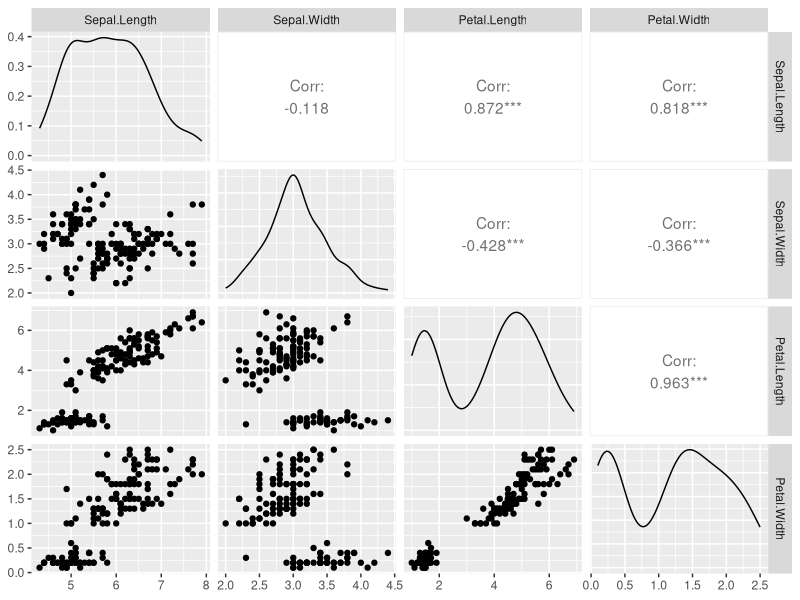
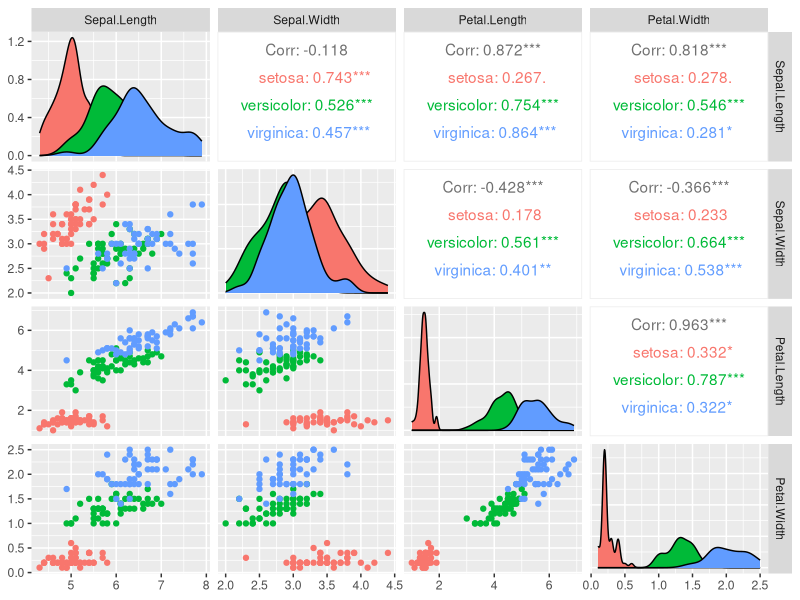
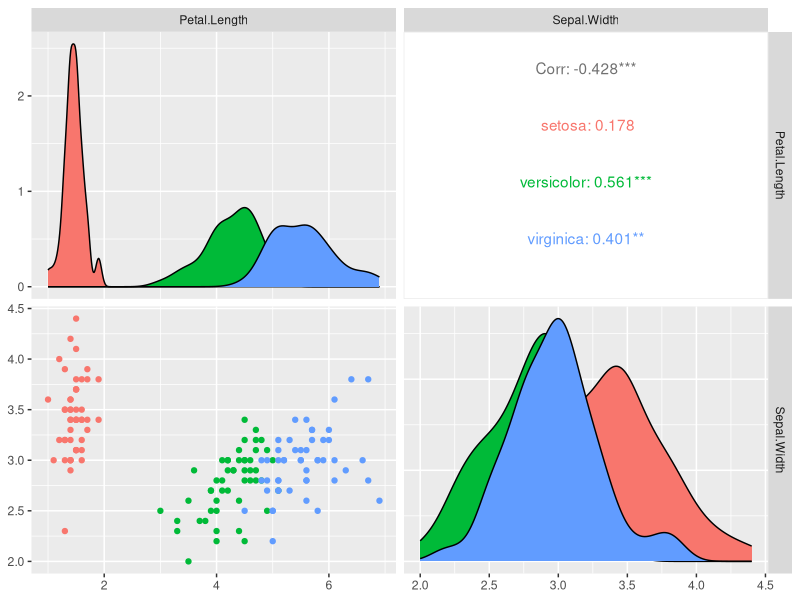

The R source for these figures, in order:
## ---- chunk 1
knitr::opts_chunk$set(echo = TRUE)
library(ggplot2)
library(dplyr)
library(GGally)
## ---- chunk 2
head(iris)
## ---- chunk 3
iris %>% select(-Species) %>% ggpairs()
## ---- chunk 4
iris %>% ggpairs(columns = 1:4,ggplot2::aes(colour=Species))
## ---- chunk 5
iris %>% select(Petal.Length,Sepal.Width,Species) %>%  ggpairs(columns = 1:2,ggplot2::aes(colour=Species))
